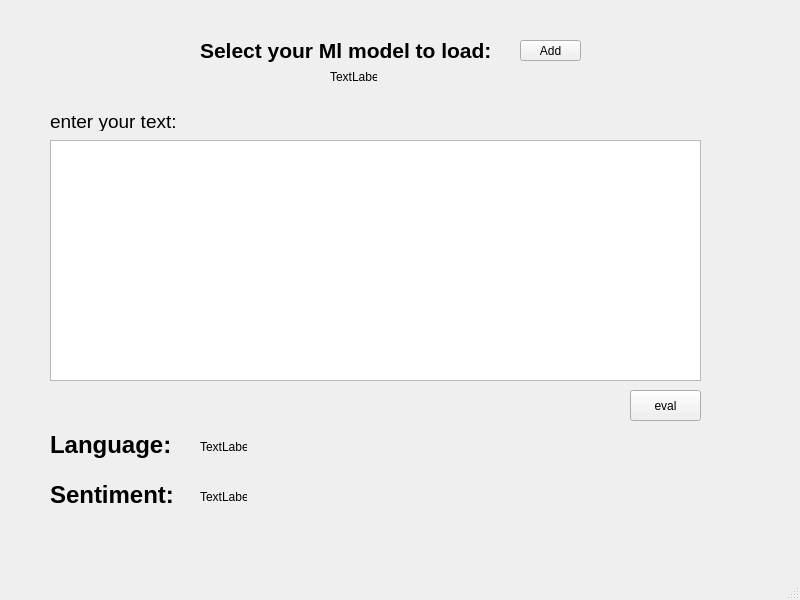
<?xml version="1.0" encoding="UTF-8"?>
<ui version="4.0">
 <class>MainWindow</class>
 <widget class="QMainWindow" name="MainWindow">
  <property name="geometry">
   <rect>
    <x>0</x>
    <y>0</y>
    <width>800</width>
    <height>600</height>
   </rect>
  </property>
  <property name="windowTitle">
   <string>MainWindow</string>
  </property>
  <widget class="QWidget" name="centralwidget">
   <widget class="QToolButton" name="toolButton">
    <property name="geometry">
     <rect>
      <x>520</x>
      <y>40</y>
      <width>61</width>
      <height>21</height>
     </rect>
    </property>
    <property name="text">
     <string>Add</string>
    </property>
   </widget>
   <widget class="QLabel" name="label">
    <property name="geometry">
     <rect>
      <x>200</x>
      <y>20</y>
      <width>361</width>
      <height>61</height>
     </rect>
    </property>
    <property name="text">
     <string>&lt;html&gt;&lt;head/&gt;&lt;body&gt;&lt;p&gt;&lt;span style=&quot; font-size:16pt; font-weight:600;&quot;&gt;Select your Ml model to load:&lt;/span&gt;&lt;/p&gt;&lt;/body&gt;&lt;/html&gt;</string>
    </property>
   </widget>
   <widget class="QLabel" name="label_2">
    <property name="geometry">
     <rect>
      <x>50</x>
      <y>110</y>
      <width>151</width>
      <height>21</height>
     </rect>
    </property>
    <property name="text">
     <string>&lt;html&gt;&lt;head/&gt;&lt;body&gt;&lt;p&gt;&lt;span style=&quot; font-size:14pt;&quot;&gt;enter your text:&lt;/span&gt;&lt;/p&gt;&lt;/body&gt;&lt;/html&gt;</string>
    </property>
   </widget>
   <widget class="QTextBrowser" name="textBrowser">
    <property name="geometry">
     <rect>
      <x>50</x>
      <y>140</y>
      <width>651</width>
      <height>241</height>
     </rect>
    </property>
   </widget>
   <widget class="QToolButton" name="toolButton_2">
    <property name="geometry">
     <rect>
      <x>630</x>
      <y>390</y>
      <width>71</width>
      <height>31</height>
     </rect>
    </property>
    <property name="text">
     <string>eval</string>
    </property>
   </widget>
   <widget class="QLabel" name="label_3">
    <property name="geometry">
     <rect>
      <x>50</x>
      <y>420</y>
      <width>171</width>
      <height>51</height>
     </rect>
    </property>
    <property name="text">
     <string>&lt;html&gt;&lt;head/&gt;&lt;body&gt;&lt;p&gt;&lt;span style=&quot; font-size:18pt; font-weight:600;&quot;&gt;Language:&lt;/span&gt;&lt;/p&gt;&lt;/body&gt;&lt;/html&gt;</string>
    </property>
   </widget>
   <widget class="QLabel" name="label_4">
    <property name="geometry">
     <rect>
      <x>50</x>
      <y>470</y>
      <width>171</width>
      <height>51</height>
     </rect>
    </property>
    <property name="text">
     <string>&lt;html&gt;&lt;head/&gt;&lt;body&gt;&lt;p&gt;&lt;span style=&quot; font-size:18pt; font-weight:600;&quot;&gt;Sentiment:&lt;/span&gt;&lt;/p&gt;&lt;/body&gt;&lt;/html&gt;</string>
    </property>
   </widget>
   <widget class="QLabel" name="label_5">
    <property name="geometry">
     <rect>
      <x>200</x>
      <y>440</y>
      <width>47</width>
      <height>13</height>
     </rect>
    </property>
    <property name="text">
     <string>TextLabel</string>
    </property>
   </widget>
   <widget class="QLabel" name="label_6">
    <property name="geometry">
     <rect>
      <x>200</x>
      <y>490</y>
      <width>47</width>
      <height>13</height>
     </rect>
    </property>
    <property name="text">
     <string>TextLabel</string>
    </property>
   </widget>
   <widget class="QLabel" name="label_7">
    <property name="geometry">
     <rect>
      <x>330</x>
      <y>70</y>
      <width>47</width>
      <height>13</height>
     </rect>
    </property>
    <property name="text">
     <string>TextLabel</string>
    </property>
   </widget>
  </widget>
  <widget class="QMenuBar" name="menubar">
   <property name="geometry">
    <rect>
     <x>0</x>
     <y>0</y>
     <width>800</width>
     <height>21</height>
    </rect>
   </property>
  </widget>
  <widget class="QStatusBar" name="statusbar"/>
 </widget>
 <resources/>
 <connections/>
</ui>
